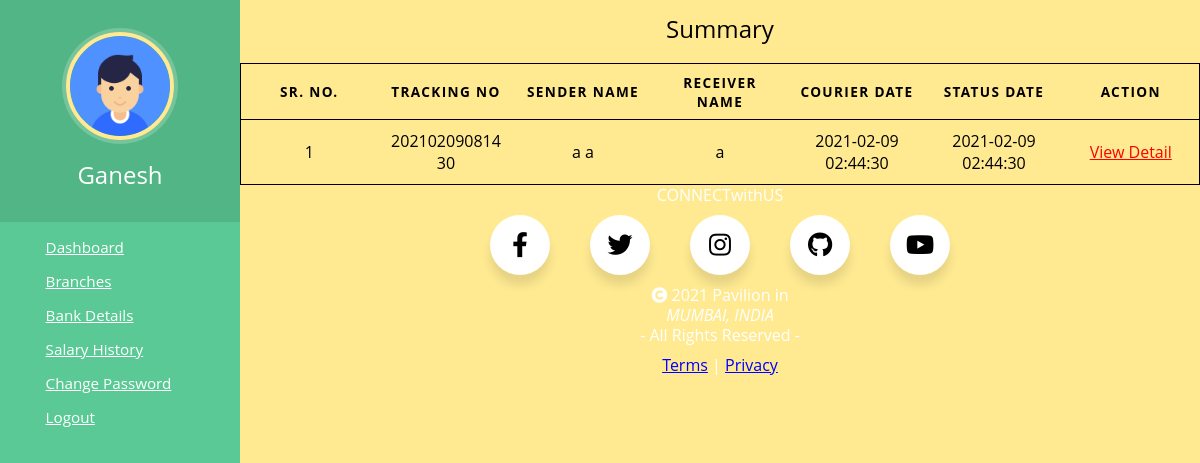
/staff/viewAll.php?status=rqtpickup (signed in), run on the app's committed database.
### tables this page shows
CREATE TABLE `tblstaff` (
  `ID` int(10) NOT NULL,
  `BranchName` varchar(120) DEFAULT NULL,
  `StaffName` varchar(120) DEFAULT NULL,
  `StaffMobilenumber` bigint(11) DEFAULT NULL,
  `StaffEmail` varchar(120) DEFAULT NULL,
  `StaffPassword` varchar(120) DEFAULT NULL,
  `StaffRegdate` timestamp NOT NULL DEFAULT current_timestamp(),
  `bankstatus` int(1) NOT NULL DEFAULT 0,
  `rate` int(11) NOT NULL,
  `paidsalary` int(11) NOT NULL DEFAULT 0
);

CREATE TABLE `tblcourier` (
  `ID` int(11) NOT NULL,
  `RefNumber` varchar(120) DEFAULT NULL,
  `cid` int(11) NOT NULL DEFAULT 0,
  `SenderBranch` varchar(120) DEFAULT NULL,
  `SenderName` varchar(120) DEFAULT NULL,
  `SenderContactnumber` bigint(11) DEFAULT NULL,
  `SenderAddress` varchar(120) DEFAULT NULL,
  `SenderCity` varchar(120) DEFAULT NULL,
  `SenderState` varchar(120) DEFAULT NULL,
  `SenderPincode` varchar(120) DEFAULT NULL,
  `SenderCountry` varchar(120) DEFAULT NULL,
  `RecipientName` varchar(120) DEFAULT NULL,
  `RecipientContactnumber` bigint(11) DEFAULT NULL,
  `RecipientAddress` varchar(120) DEFAULT NULL,
  `RecipientCity` varchar(120) DEFAULT NULL,
  `RecipientState` varchar(120) DEFAULT NULL,
  `RecipientPincode` varchar(120) DEFAULT NULL,
  `RecipientCountry` varchar(120) DEFAULT NULL,
  `CourierDes` varchar(250) DEFAULT NULL,
  `ParcelWeight` varchar(120) DEFAULT NULL,
  `ParcelDimensionlen` varchar(120) DEFAULT NULL,
  `ParcelDimensionwidth` varchar(120) DEFAULT NULL,
  `ParcelDimensionheight` varchar(120) DEFAULT NULL,
  `ParcelPrice` varchar(120) DEFAULT NULL,
  `Status` varchar(120) DEFAULT NULL,
  `payment` tinyint(1) NOT NULL DEFAULT 0,
  `staffName` varchar(20) DEFAULT NULL,
  `CourierDate` timestamp NOT NULL DEFAULT current_timestamp(),
  `statusdate` timestamp NULL DEFAULT NULL
);

### staff/viewAll.php (the view, shortened to what this page needs)
<?php
include('../includes/dbconnection.php');
if (strlen($_SESSION['cmsaid']==0)) {
  header('location:logout.php');
  } else{
?>
<html lang="en">
<head>
    <link href="./css/header.css" rel="stylesheet"/>
    <link href="./css/table.css" rel="stylesheet">
    <link href="../css/footer.css" rel="stylesheet">
    <link rel="stylesheet" href="https://cdnjs.cloudflare.com/ajax/libs/font-awesome/4.7.0/css/font-awesome.min.css">
    <link rel="stylesheet" href="https://cdnjs.cloudflare.com/ajax/libs/font-awesome/5.13.0/css/all.min.css">
</head>
<body>
<?php include_once('./include/header.php');?>
<table>
  <caption> Summary</caption>
  <thead>
    <tr>
    <th scope="col">SR. NO.</th>
      <th scope="col">Tracking No</th>
      <th scope="col">Sender Name</th>
      <th scope="col">Receiver Name</th>
      <th scope="col">Courier Date</th>
      <th scope="col">Status Date</th>
      <th scope="col">Action</th>
    </tr>
  </thead>
  <tbody><?php
  $ret=mysqli_query($con,"SELECT * FROM tblcourier  WHERE staffName='".$fname."' AND payment=1 AND Status='".$_GET["status"]."'");
  $num=mysqli_num_rows($ret);
  if($num >0){
    $count=0;
  while ($row=mysqli_fetch_array($ret)) {
    $count++;
  ?>
    <tr>
      <td scope="row" data-label="SR. NO."><?php echo $count;?></td>
      <td data-label="Tracking No"><?php echo $row["RefNumber"];?></td>
      <td data-label="Sender Name"><?php echo $row["SenderName"];?></td>
      <td data-label="Receiver Name"><?php echo $row["RecipientName"];?></td>
      <td data-label="Courier Date"><?php echo $row["CourierDate"];?></td>
      <td data-label="Status Date"><?php echo $row["statusdate"];?></td>
      <td data-label="Action"> <?php echo '<a class="red" href="./view.php?track='.$row["RefNumber"].'">View Detail</a>';?></td>
    </tr>
    <?php
}}
?>
  </tbody>
</table>
<?php include_once('../includes/footer.php');?>
</body>
</html>
<?php } ?>

### staff/include/header.php (shortened to what this page needs)
<?php
$admid=$_SESSION['cmsaid'];
$ret=mysqli_query($con,"select StaffName,bankstatus from tblstaff where ID='$admid'");
$row=mysqli_fetch_array($ret);
$fname=$row['StaffName'];
?>
<nav class="menu" tabindex="0">
  <header class="avatar">
		<img src="../includes/user.png " />
    <h2><?php echo $fname; ?></h2>
  </header>
	<ul>
  <li tabindex="0" class="icon-dashboard"><a href="dashboard.php"><span>Dashboard</span></a></li>
  <li tabindex="0" class="icon-shop"><a href="branch.php"><span>Branches</span></a></li>
  <li tabindex="0" class="icon-shop"><a href="bankdetails.php"><span>Bank Details</span></a></li>
    <li tabindex="0" class="icon-history"><a href="transactions.php"><span>Salary History</span></a></li>
    <li tabindex="0" class="icon-change"><a href="changepassword.php"><span>Change Password</span></a></li>
    <li tabindex="0" class="icon-logout"><a href="../includes/logout.php"><span>Logout</span></a></li>
  </ul>
</nav>

### staff/css/header.css (style rules this page uses)
body { background: #ffea92; margin: 0; font-family: "Open Sans", Helvetica Neue, Helvetica, Arial, sans-serif; color: #fff; padding-left: 240px; }
li a,a:visited { color:white; }
.menu { background: #5bc995; height: 100%; width: 240px; position: fixed; top: 0; left: 0; z-index: 5; outline: none; }
.menu .avatar { background: rgba(0, 0, 0, 0.1); padding: 2em 0.5em; text-align: center; }
.menu .avatar img { width: 100px; border-radius: 50%; overflow: hidden; border: 4px solid #ffea92; box-shadow: 0 0 0 4px rgba(255, 255, 255, 0.2); }
.menu .avatar h2 { font-weight: normal; margin-bottom: 0; }
.menu ul { list-style: none; padding: 0.5em 0; margin: 0; }
.menu ul li { padding: 0.5em 1em 0.5em 3em; font-size: 0.95em; font-weight: regular; background-repeat: no-repeat; background-position: left 15px center; background-size: auto 20px; transition: all 0.15s linear; cursor: pointer; }
.menu ul li.icon-dashboard { background-image: url("http://www.entypo.com/images//gauge.svg"); }
.menu ul li.icon-shop { background-image: url("http://www.entypo.com/images//shop.svg"); }
.menu ul li.icon-history { background-image: url("http://www.entypo.com/images//back-in-time.svg"); }
.menu ul li.icon-change { background-image: url("http://www.entypo.com/images//cog.svg"); }
.menu ul li.icon-logout { background-image: url("http://www.entypo.com/images//log-out.svg"); }

### staff/css/table.css (style rules this page uses)
body { font-family: "Open Sans", sans-serif; line-height: 1.25; }
table { color:black; background: transparent; border: 1px solid #ccc; border-collapse: collapse; margin: 0; padding: 0; width: 100%; table-layout: fixed; }
table caption { font-size: 1.5em; margin: .5em 0 .75em; }
table tr { border: 1px solid rgb(0, 0, 0); padding: .35em; }
table th, table td { padding: .625em; text-align: center; overflow-wrap: break-word; }
table th { font-size: .85em; letter-spacing: .1em; text-transform: uppercase; }

### staff/viewAll.php (style rules this page uses)
.red, .red:visited { color:red; }

### data on the page
tblstaff: StaffName "Ganesh"
tblcourier: RefNumber "20210209081430", SenderName "a a", RecipientName "a", CourierDate "2021-02-09 02:44:30", statusdate "2021-02-09 02:44:30"
